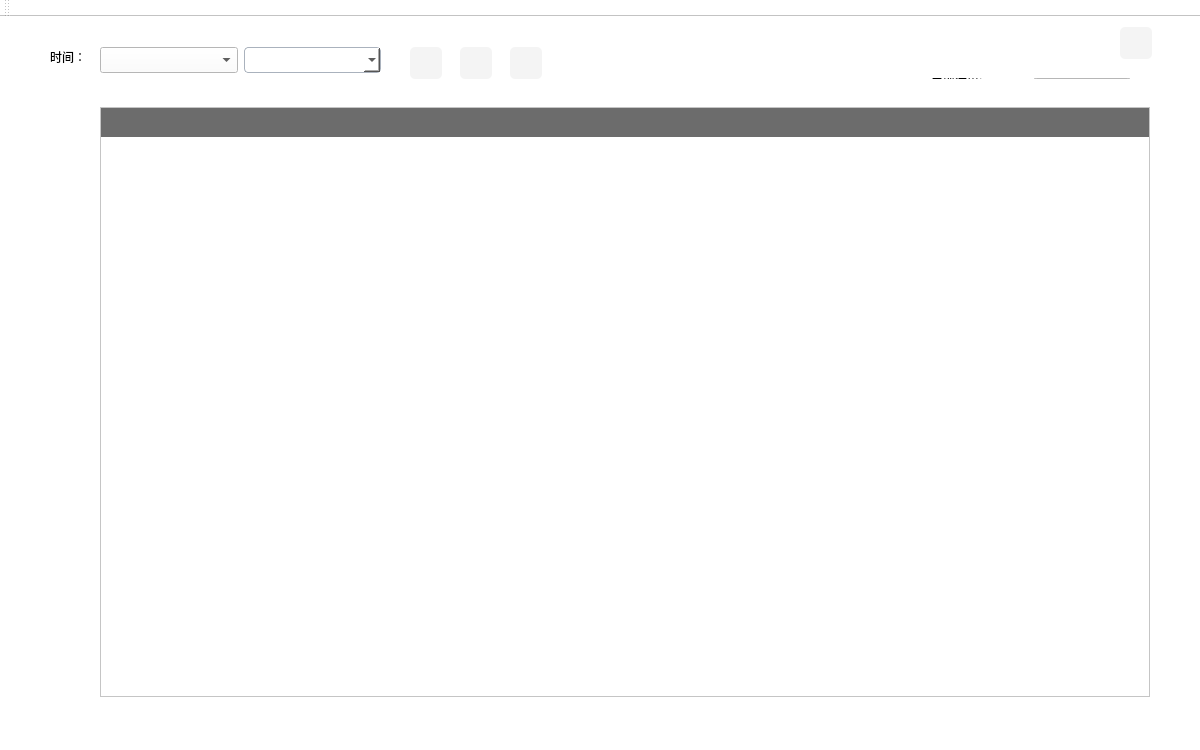
<?xml version="1.0" encoding="UTF-8"?>
<ui version="4.0">
 <class>MainWindow</class>
 <widget class="QMainWindow" name="MainWindow">
  <property name="geometry">
   <rect>
    <x>0</x>
    <y>0</y>
    <width>1200</width>
    <height>750</height>
   </rect>
  </property>
  <property name="windowTitle">
   <string>MainWindow</string>
  </property>
  <property name="styleSheet">
   <string notr="true">background-color: #ffffff;</string>
  </property>
  <widget class="QWidget" name="centralWidget">
   <widget class="QTableView" name="sqltable">
    <property name="geometry">
     <rect>
      <x>100</x>
      <y>90</y>
      <width>1050</width>
      <height>590</height>
     </rect>
    </property>
    <property name="font">
     <font>
      <family>Times New Roman</family>
      <pointsize>10</pointsize>
     </font>
    </property>
    <property name="styleSheet">
     <string notr="true">QTableView QListView::section 
{

    color: red;
    background-color: rgb(64, 64, 64);
    border: transparent;
    border-radius:0px;
    border-color: rgb(64, 64, 64);
	
 }

QHeaderView 
{
    color: white;
    font: bold 10pt;
    background-color: rgb(108, 108, 108);
    border: 0px solid rgb(144, 144, 144);
    border:0px solid rgb(191,191,191);
    border-left-color: rgba(255, 255, 255, 0);
    border-top-color: rgba(255, 255, 255, 0);
    border-radius:0px;
    min-height:29px;
}

QHeaderView::section 
{
    color: white;
    background-color: rgb(64, 64, 64);
    border: 5px solid #f6f7fa;
    border-radius:0px;
    border-color: rgb(64, 64, 64);
} 


QTableView QScrollBar:horizontal
{
	background:#FFFFFF;
	padding-top:3px;
	padding-bottom:3px;
	padding-left:20px;
	padding-right:20px;
}

QTableView QScrollBar::handle:horizontal
{
background:#dbdbdb;
border-radius:6px;
min-width:80px;
}
QTableView QScrollBar::handle:horizontal:hover
{
   background:#d0d0d0;
}
QTableView QScrollBar::add-line:horizontal{
    background:url(:/image/scr_right.png) 
}
QTableView QScrollBar::sub-line:horizontal
{
 background:url(:/image/scr_left.png)
}
</string>
    </property>
    <property name="frameShadow">
     <enum>QFrame::Plain</enum>
    </property>
    <property name="horizontalScrollBarPolicy">
     <enum>Qt::ScrollBarAlwaysOff</enum>
    </property>
    <property name="editTriggers">
     <set>QAbstractItemView::DoubleClicked</set>
    </property>
    <property name="verticalScrollMode">
     <enum>QAbstractItemView::ScrollPerPixel</enum>
    </property>
    <property name="horizontalScrollMode">
     <enum>QAbstractItemView::ScrollPerPixel</enum>
    </property>
   </widget>
   <widget class="QPushButton" name="leavebtn">
    <property name="geometry">
     <rect>
      <x>1120</x>
      <y>10</y>
      <width>32</width>
      <height>32</height>
     </rect>
    </property>
    <property name="styleSheet">
     <string notr="true">QPushButton#leavebtn {	
    color: #fff;
    border: 0px solid rgba(255, 255, 255, 0);
    font-size: 12px;
    font-weight: 700;
    border-radius: 5px;
    background-color: #f4f4f4;
	background-image: url(:/image/logout_red.png);
}

QPushButton#leavebtn:hover {
    background-color: #ffffff;
	background-image: url(:/image/logout_red.png);
}

QPushButton#leavebtn:pressed {
    background: qradialgradient(cx:0.5,
    cy: 0.5,
    fx: 0.5,
    fy: 0.5,
    radius: 1.5,
	stop:0.2 #f4f4f4,
	stop:0.8 #f4f4f4);
	background-image: url(:/image/logout_red.png);
}
</string>
    </property>
    <property name="text">
     <string/>
    </property>
   </widget>
   <widget class="QLabel" name="label">
    <property name="geometry">
     <rect>
      <x>50</x>
      <y>30</y>
      <width>41</width>
      <height>20</height>
     </rect>
    </property>
    <property name="text">
     <string>时间：</string>
    </property>
   </widget>
   <widget class="QPushButton" name="add_item">
    <property name="geometry">
     <rect>
      <x>410</x>
      <y>30</y>
      <width>32</width>
      <height>32</height>
     </rect>
    </property>
    <property name="styleSheet">
     <string notr="true">QPushButton#add_item {	
    color: #fff;
    border: 0px solid rgba(255, 255, 255, 0);
    font-size: 12px;
    font-weight: 700;
    border-radius: 5px;
    background-color: #f4f4f4;
	background-image: url(:/image/add.png);
}

QPushButton#add_item:hover {
    background-color: #ffffff;
	background-image: url(:/image/add.png);
}

QPushButton#add_item:pressed {
    background: qradialgradient(cx:0.5,
    cy: 0.5,
    fx: 0.5,
    fy: 0.5,
    radius: 1.5,
	stop:0.2 #f4f4f4,
	stop:0.8 #f4f4f4);
	background-image: url(:/image/add.png);
}
</string>
    </property>
    <property name="text">
     <string/>
    </property>
   </widget>
   <widget class="QLabel" name="label_user">
    <property name="geometry">
     <rect>
      <x>920</x>
      <y>10</y>
      <width>32</width>
      <height>32</height>
     </rect>
    </property>
    <property name="font">
     <font>
      <family>宋体</family>
      <pointsize>10</pointsize>
     </font>
    </property>
    <property name="styleSheet">
     <string notr="true">QLabel#label_user
{
	background-image: url(:/image/username.png);
}</string>
    </property>
    <property name="text">
     <string/>
    </property>
   </widget>
   <widget class="QLabel" name="current_user">
    <property name="geometry">
     <rect>
      <x>970</x>
      <y>10</y>
      <width>141</width>
      <height>30</height>
     </rect>
    </property>
    <property name="font">
     <font>
      <family>微软雅黑 Light</family>
      <pointsize>10</pointsize>
     </font>
    </property>
    <property name="text">
     <string/>
    </property>
   </widget>
   <widget class="QPushButton" name="del_item">
    <property name="geometry">
     <rect>
      <x>460</x>
      <y>30</y>
      <width>32</width>
      <height>32</height>
     </rect>
    </property>
    <property name="styleSheet">
     <string notr="true">QPushButton#del_item {	
    color: #fff;
    border: 0px solid rgba(255, 255, 255, 0);
    font-size: 12px;
    font-weight: 700;
    border-radius: 5px;
    background-color: #f4f4f4;
	background-image: url(:/image/jian.png);
}

QPushButton#del_item:hover {
    background-color: #ffffff;
	background-image: url(:/image/jian.png);
}

QPushButton#del_item:pressed {
    background: qradialgradient(cx:0.5,
    cy: 0.5,
    fx: 0.5,
    fy: 0.5,
    radius: 1.5,
	stop:0.2 #f4f4f4,
	stop:0.8 #f4f4f4);
	background-image: url(:/image/jian.png);
}
</string>
    </property>
    <property name="text">
     <string/>
    </property>
   </widget>
   <widget class="QPushButton" name="seclect_date">
    <property name="geometry">
     <rect>
      <x>510</x>
      <y>30</y>
      <width>32</width>
      <height>32</height>
     </rect>
    </property>
    <property name="styleSheet">
     <string notr="true">QPushButton#seclect_date {	
    color: #fff;
    border: 0px solid rgba(255, 255, 255, 0);
    font-size: 12px;
    font-weight: 700;
    border-radius: 5px;
    background-color: #f4f4f4;
	background-image: url(:/image/calen.png);
}

QPushButton#seclect_date:hover {
    background-color: #ffffff;
	background-image: url(:/image/calen.png);
}

QPushButton#seclect_date:pressed {
    background: qradialgradient(cx:0.5,
    cy: 0.5,
    fx: 0.5,
    fy: 0.5,
    radius: 1.5,
	stop:0.2 #f4f4f4,
	stop:0.8 #f4f4f4);
	background-image: url(:/image/calen.png);
}
</string>
    </property>
    <property name="text">
     <string/>
    </property>
   </widget>
   <widget class="QComboBox" name="month">
    <property name="geometry">
     <rect>
      <x>244</x>
      <y>30</y>
      <width>137</width>
      <height>26</height>
     </rect>
    </property>
    <property name="styleSheet">
     <string notr="true">QComboBox {
    border: 1px solid #aab2bd;
    border-radius: 4px;
    font-size: 16px;
    padding: 5px 8px;
}
QComboBox::month {
    background-color: transparent;
}</string>
    </property>
    <property name="frame">
     <bool>true</bool>
    </property>
   </widget>
   <widget class="QComboBox" name="year">
    <property name="geometry">
     <rect>
      <x>100</x>
      <y>30</y>
      <width>138</width>
      <height>26</height>
     </rect>
    </property>
    <property name="styleSheet">
     <string notr="true">

QComboBox::year {
	background-color:#ffffff;
    subcontrol-origin: padding;
    subcontrol-position: top right;
    width: 20px;
 
    border-left-width: 1px;
    border-left-color: darkgray;
    border-left-style: solid; /* just a single line */
    border-top-right-radius: 3px; /* same radius as the QComboBox */
    border-bottom-right-radius: 3px;
}
 
</string>
    </property>
   </widget>
   <widget class="QWidget" name="layoutWidget">
    <property name="geometry">
     <rect>
      <x>920</x>
      <y>50</y>
      <width>221</width>
      <height>23</height>
     </rect>
    </property>
    <layout class="QHBoxLayout" name="horizontalLayout">
     <item>
      <widget class="QLabel" name="cur_bill">
       <property name="text">
        <string>当前账单:</string>
       </property>
      </widget>
     </item>
     <item>
      <widget class="QComboBox" name="cur_bill_box"/>
     </item>
    </layout>
   </widget>
  </widget>
  <widget class="QMenuBar" name="menuBar">
   <property name="geometry">
    <rect>
     <x>0</x>
     <y>0</y>
     <width>1200</width>
     <height>26</height>
    </rect>
   </property>
  </widget>
  <widget class="QToolBar" name="mainToolBar">
   <attribute name="toolBarArea">
    <enum>TopToolBarArea</enum>
   </attribute>
   <attribute name="toolBarBreak">
    <bool>false</bool>
   </attribute>
  </widget>
  <widget class="QStatusBar" name="statusBar"/>
 </widget>
 <layoutdefault spacing="6" margin="11"/>
 <resources/>
 <connections/>
</ui>
